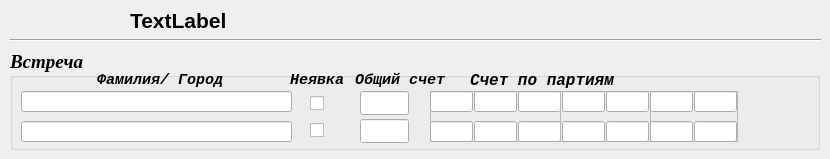
    <widget class="QWidget" name="tab_2">
     <attribute name="title">
      <string>Результаты</string>
     </attribute>
     <widget class="QGroupBox" name="groupBox_match">
      <property name="geometry">
       <rect>
        <x>10</x>
        <y>50</y>
        <width>810</width>
        <height>100</height>
       </rect>
      </property>
      <property name="font">
       <font>
        <family>Times New Roman</family>
        <pointsize>14</pointsize>
        <weight>75</weight>
        <italic>true</italic>
        <bold>true</bold>
       </font>
      </property>
      <property name="title">
       <string>Встреча</string>
      </property>
      <property name="flat">
       <bool>false</bool>
      </property>
      <widget class="QLabel" name="label_22">
       <property name="geometry">
        <rect>
         <x>460</x>
         <y>22</y>
         <width>161</width>
         <height>16</height>
        </rect>
       </property>
       <property name="font">
        <font>
         <family>Courier New</family>
         <pointsize>12</pointsize>
         <weight>75</weight>
         <italic>true</italic>
         <bold>true</bold>
         <kerning>false</kerning>
        </font>
       </property>
       <property name="text">
        <string>Счет по партиям</string>
       </property>
      </widget>
      <widget class="QLabel" name="label_24">
       <property name="geometry">
        <rect>
         <x>345</x>
         <y>22</y>
         <width>91</width>
         <height>16</height>
        </rect>
       </property>
       <property name="font">
        <font>
         <family>Courier New</family>
         <pointsize>11</pointsize>
         <weight>75</weight>
         <italic>true</italic>
         <bold>true</bold>
         <kerning>false</kerning>
        </font>
       </property>
       <property name="text">
        <string>Общий счет</string>
       </property>
      </widget>
      <widget class="QPushButton" name="Button_Ok">
       <property name="geometry">
        <rect>
         <x>730</x>
         <y>36</y>
         <width>71</width>
         <height>61</height>
        </rect>
       </property>
       <property name="text">
        <string/>
       </property>
       <property name="icon">
        <iconset>
         <normaloff>../icons/Ok.png</normaloff>../icons/Ok.png</iconset>
       </property>
       <property name="iconSize">
        <size>
         <width>48</width>
         <height>48</height>
        </size>
       </property>
       <property name="flat">
        <bool>true</bool>
       </property>
      </widget>
      <widget class="QLabel" name="label_21">
       <property name="geometry">
        <rect>
         <x>87</x>
         <y>22</y>
         <width>171</width>
         <height>16</height>
        </rect>
       </property>
       <property name="font">
        <font>
         <family>Courier New</family>
         <pointsize>11</pointsize>
         <weight>75</weight>
         <italic>true</italic>
         <bold>true</bold>
         <kerning>false</kerning>
        </font>
       </property>
       <property name="text">
        <string>Фамилия/ Город</string>
       </property>
      </widget>
      <widget class="QLabel" name="label_45">
       <property name="geometry">
        <rect>
         <x>280</x>
         <y>22</y>
         <width>61</width>
         <height>16</height>
        </rect>
       </property>
       <property name="font">
        <font>
         <family>Courier New</family>
         <pointsize>11</pointsize>
         <weight>75</weight>
         <italic>true</italic>
         <bold>true</bold>
         <kerning>false</kerning>
        </font>
       </property>
       <property name="text">
        <string>Неявка</string>
       </property>
      </widget>
      <widget class="QLineEdit" name="lineEdit_pl1_score_total">
       <property name="geometry">
        <rect>
         <x>350</x>
         <y>41</y>
         <width>49</width>
         <height>24</height>
        </rect>
       </property>
       <property name="font">
        <font>
         <pointsize>18</pointsize>
        </font>
       </property>
       <property name="alignment">
        <set>Qt::AlignCenter</set>
       </property>
      </widget>
      <widget class="QLineEdit" name="lineEdit_pl2_score_total">
       <property name="geometry">
        <rect>
         <x>350</x>
         <y>69</y>
         <width>49</width>
         <height>24</height>
        </rect>
       </property>
       <property name="font">
        <font>
         <pointsize>18</pointsize>
        </font>
       </property>
       <property name="alignment">
        <set>Qt::AlignCenter</set>
       </property>
      </widget>
      <widget class="QCheckBox" name="checkBox_7">
       <property name="geometry">
        <rect>
         <x>300</x>
         <y>43</y>
         <width>21</width>
         <height>20</height>
        </rect>
       </property>
       <property name="text">
        <string/>
       </property>
      </widget>
      <widget class="QCheckBox" name="checkBox_8">
       <property name="geometry">
        <rect>
         <x>300</x>
         <y>70</y>
         <width>21</width>
         <height>20</height>
        </rect>
       </property>
       <property name="text">
        <string/>
       </property>
      </widget>
      <widget class="QLineEdit" name="lineEdit_player1">
       <property name="geometry">
        <rect>
         <x>11</x>
         <y>41</y>
         <width>271</width>
         <height>21</height>
        </rect>
       </property>
       <property name="font">
        <font>
         <pointsize>11</pointsize>
        </font>
       </property>
      </widget>
      <widget class="QLineEdit" name="lineEdit_player2">
       <property name="geometry">
        <rect>
         <x>11</x>
         <y>71</y>
         <width>271</width>
         <height>21</height>
        </rect>
       </property>
       <property name="font">
        <font>
         <pointsize>11</pointsize>
        </font>
       </property>
      </widget>
      <widget class="QFrame" name="frame_three">
       <property name="geometry">
        <rect>
         <x>420</x>
         <y>41</y>
         <width>131</width>
         <height>51</height>
        </rect>
       </property>
       <property name="frameShape">
        <enum>QFrame::StyledPanel</enum>
       </property>
       <property name="frameShadow">
        <enum>QFrame::Raised</enum>
       </property>
       <widget class="QLineEdit" name="lineEdit_pl2_s1">
        <property name="geometry">
         <rect>
          <x>0</x>
          <y>30</y>
          <width>43</width>
          <height>21</height>
         </rect>
        </property>
        <property name="font">
         <font>
          <pointsize>16</pointsize>
         </font>
        </property>
        <property name="alignment">
         <set>Qt::AlignCenter</set>
        </property>
       </widget>
       <widget class="QLineEdit" name="lineEdit_pl1_s3">
        <property name="geometry">
         <rect>
          <x>88</x>
          <y>0</y>
          <width>43</width>
          <height>21</height>
         </rect>
        </property>
        <property name="font">
         <font>
          <pointsize>16</pointsize>
         </font>
        </property>
        <property name="alignment">
         <set>Qt::AlignCenter</set>
        </property>
       </widget>
       <widget class="QLineEdit" name="lineEdit_pl1_s2">
        <property name="geometry">
         <rect>
          <x>44</x>
          <y>0</y>
          <width>43</width>
          <height>21</height>
         </rect>
        </property>
        <property name="font">
         <font>
          <pointsize>16</pointsize>
         </font>
        </property>
        <property name="alignment">
         <set>Qt::AlignCenter</set>
        </property>
       </widget>
       <widget class="QLineEdit" name="lineEdit_pl1_s1">
        <property name="geometry">
         <rect>
          <x>0</x>
          <y>0</y>
          <width>43</width>
          <height>21</height>
         </rect>
        </property>
        <property name="font">
         <font>
          <pointsize>16</pointsize>
         </font>
        </property>
        <property name="alignment">
         <set>Qt::AlignCenter</set>
        </property>
       </widget>
       <widget class="QLineEdit" name="lineEdit_pl2_s2">
        <property name="geometry">
         <rect>
          <x>44</x>
          <y>30</y>
          <width>43</width>
          <height>21</height>
         </rect>
        </property>
        <property name="font">
         <font>
          <pointsize>16</pointsize>
         </font>
        </property>
        <property name="alignment">
         <set>Qt::AlignCenter</set>
        </property>
       </widget>
       <widget class="QLineEdit" name="lineEdit_pl2_s3">
        <property name="geometry">
         <rect>
          <x>88</x>
          <y>30</y>
          <width>43</width>
          <height>21</height>
         </rect>
        </property>
        <property name="font">
         <font>
          <pointsize>16</pointsize>
         </font>
        </property>
        <property name="alignment">
         <set>Qt::AlignCenter</set>
        </property>
       </widget>
      </widget>
      <widget class="QFrame" name="frame_five">
       <property name="geometry">
        <rect>
         <x>550</x>
         <y>41</y>
         <width>91</width>
         <height>51</height>
        </rect>
       </property>
       <property name="frameShape">
        <enum>QFrame::StyledPanel</enum>
       </property>
       <property name="frameShadow">
        <enum>QFrame::Raised</enum>
       </property>
       <widget class="QLineEdit" name="lineEdit_pl2_s5">
        <property name="geometry">
         <rect>
          <x>46</x>
          <y>30</y>
          <width>43</width>
          <height>21</height>
         </rect>
        </property>
        <property name="font">
         <font>
          <pointsize>16</pointsize>
         </font>
        </property>
        <property name="alignment">
         <set>Qt::AlignCenter</set>
        </property>
       </widget>
       <widget class="QLineEdit" name="lineEdit_pl1_s5">
        <property name="geometry">
         <rect>
          <x>46</x>
          <y>0</y>
          <width>43</width>
          <height>21</height>
         </rect>
        </property>
        <property name="font">
         <font>
          <pointsize>16</pointsize>
         </font>
        </property>
        <property name="alignment">
         <set>Qt::AlignCenter</set>
        </property>
       </widget>
       <widget class="QLineEdit" name="lineEdit_pl1_s4">
        <property name="geometry">
         <rect>
          <x>2</x>
          <y>0</y>
          <width>43</width>
          <height>21</height>
         </rect>
        </property>
        <property name="font">
         <font>
          <pointsize>16</pointsize>
         </font>
        </property>
        <property name="alignment">
         <set>Qt::AlignCenter</set>
        </property>
       </widget>
       <widget class="QLineEdit" name="lineEdit_pl2_s4">
        <property name="geometry">
         <rect>
          <x>2</x>
          <y>30</y>
          <width>43</width>
          <height>21</height>
         </rect>
        </property>
        <property name="font">
         <font>
          <pointsize>16</pointsize>
         </font>
        </property>
        <property name="alignment">
         <set>Qt::AlignCenter</set>
        </property>
       </widget>
      </widget>
      <widget class="QFrame" name="frame_seven">
       <property name="geometry">
        <rect>
         <x>640</x>
         <y>41</y>
         <width>88</width>
         <height>51</height>
        </rect>
       </property>
       <property name="frameShape">
        <enum>QFrame::StyledPanel</enum>
       </property>
       <property name="frameShadow">
        <enum>QFrame::Raised</enum>
       </property>
       <widget class="QLineEdit" name="lineEdit_pl2_s6">
        <property name="geometry">
         <rect>
          <x>0</x>
          <y>30</y>
          <width>43</width>
          <height>21</height>
         </rect>
        </property>
        <property name="font">
         <font>
          <pointsize>16</pointsize>
         </font>
        </property>
        <property name="alignment">
         <set>Qt::AlignCenter</set>
        </property>
       </widget>
       <widget class="QLineEdit" name="lineEdit_pl1_s7">
        <property name="geometry">
         <rect>
          <x>44</x>
          <y>0</y>
          <width>43</width>
          <height>21</height>
         </rect>
        </property>
        <property name="font">
         <font>
          <pointsize>16</pointsize>
         </font>
        </property>
        <property name="alignment">
         <set>Qt::AlignCenter</set>
        </property>
       </widget>
       <widget class="QLineEdit" name="lineEdit_pl1_s6">
        <property name="geometry">
         <rect>
          <x>0</x>
          <y>0</y>
          <width>43</width>
          <height>21</height>
         </rect>
        </property>
        <property name="font">
         <font>
          <pointsize>16</pointsize>
         </font>
        </property>
        <property name="alignment">
         <set>Qt::AlignCenter</set>
        </property>
       </widget>
       <widget class="QLineEdit" name="lineEdit_pl2_s7">
        <property name="geometry">
         <rect>
          <x>44</x>
          <y>30</y>
          <width>43</width>
          <height>21</height>
         </rect>
        </property>
        <property name="font">
         <font>
          <pointsize>16</pointsize>
         </font>
        </property>
        <property name="alignment">
         <set>Qt::AlignCenter</set>
        </property>
       </widget>
      </widget>
     </widget>
     <widget class="Line" name="line_19">
      <property name="geometry">
       <rect>
        <x>10</x>
        <y>30</y>
        <width>811</width>
        <height>20</height>
       </rect>
      </property>
      <property name="orientation">
       <enum>Qt::Horizontal</enum>
      </property>
     </widget>
     <widget class="QLabel" name="label_result">
      <property name="geometry">
       <rect>
        <x>130</x>
        <y>10</y>
        <width>461</width>
        <height>20</height>
       </rect>
      </property>
      <property name="font">
       <font>
        <pointsize>16</pointsize>
        <weight>75</weight>
        <bold>true</bold>
       </font>
      </property>
      <property name="text">
       <string>TextLabel</string>
      </property>
     </widget>
    </widget>
